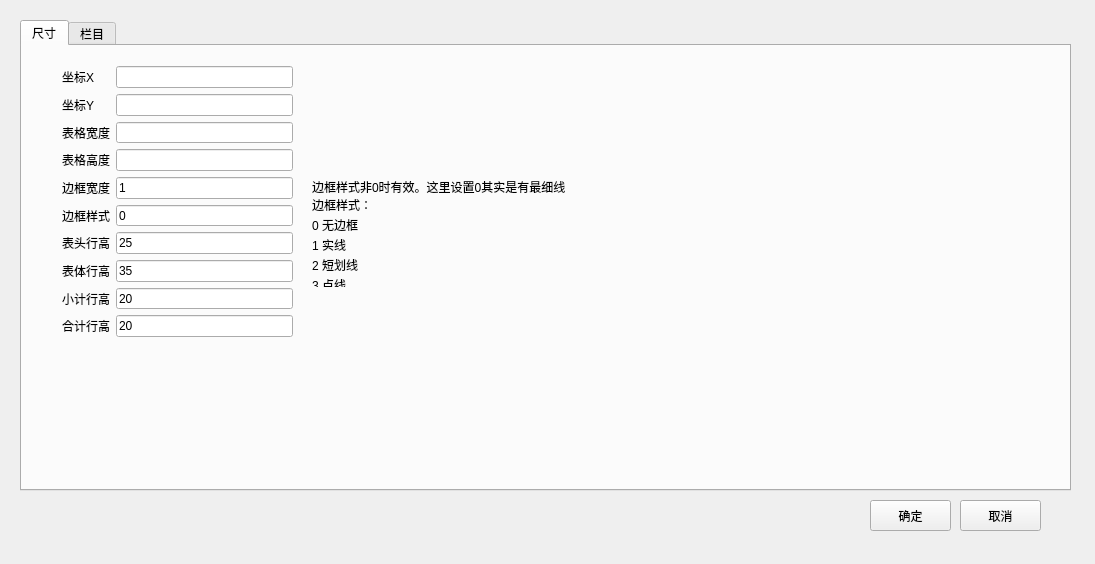
<?xml version="1.0" encoding="UTF-8"?>
<ui version="4.0">
 <class>Editor_Table</class>
 <widget class="QWidget" name="Editor_Table">
  <property name="geometry">
   <rect>
    <x>0</x>
    <y>0</y>
    <width>1095</width>
    <height>564</height>
   </rect>
  </property>
  <property name="windowTitle">
   <string>表格属性</string>
  </property>
  <widget class="QTabWidget" name="tabWidget">
   <property name="geometry">
    <rect>
     <x>20</x>
     <y>20</y>
     <width>1051</width>
     <height>471</height>
    </rect>
   </property>
   <property name="tabShape">
    <enum>QTabWidget::Rounded</enum>
   </property>
   <property name="currentIndex">
    <number>0</number>
   </property>
   <widget class="QWidget" name="tab">
    <attribute name="title">
     <string>尺寸</string>
    </attribute>
    <widget class="QWidget" name="layoutWidget">
     <property name="geometry">
      <rect>
       <x>40</x>
       <y>20</y>
       <width>231</width>
       <height>271</height>
      </rect>
     </property>
     <layout class="QFormLayout" name="formLayout">
      <item row="0" column="0">
       <widget class="QLabel" name="label_5">
        <property name="text">
         <string>坐标X</string>
        </property>
       </widget>
      </item>
      <item row="0" column="1">
       <widget class="QLineEdit" name="lineEdit_x">
        <property name="minimumSize">
         <size>
          <width>150</width>
          <height>0</height>
         </size>
        </property>
       </widget>
      </item>
      <item row="1" column="0">
       <widget class="QLabel" name="label_7">
        <property name="text">
         <string>坐标Y</string>
        </property>
       </widget>
      </item>
      <item row="1" column="1">
       <widget class="QLineEdit" name="lineEdit_y">
        <property name="minimumSize">
         <size>
          <width>150</width>
          <height>0</height>
         </size>
        </property>
       </widget>
      </item>
      <item row="2" column="0">
       <widget class="QLabel" name="label_9">
        <property name="text">
         <string>表格宽度</string>
        </property>
       </widget>
      </item>
      <item row="2" column="1">
       <widget class="QLineEdit" name="lineEdit_width">
        <property name="minimumSize">
         <size>
          <width>150</width>
          <height>0</height>
         </size>
        </property>
       </widget>
      </item>
      <item row="3" column="0">
       <widget class="QLabel" name="label_8">
        <property name="text">
         <string>表格高度</string>
        </property>
       </widget>
      </item>
      <item row="3" column="1">
       <widget class="QLineEdit" name="lineEdit_height">
        <property name="minimumSize">
         <size>
          <width>150</width>
          <height>0</height>
         </size>
        </property>
       </widget>
      </item>
      <item row="4" column="0">
       <widget class="QLabel" name="label_12">
        <property name="text">
         <string>边框宽度</string>
        </property>
       </widget>
      </item>
      <item row="4" column="1">
       <widget class="QLineEdit" name="lineEdit_borderWidth">
        <property name="minimumSize">
         <size>
          <width>150</width>
          <height>0</height>
         </size>
        </property>
        <property name="text">
         <string>1</string>
        </property>
       </widget>
      </item>
      <item row="5" column="0">
       <widget class="QLabel" name="label_13">
        <property name="text">
         <string>边框样式</string>
        </property>
       </widget>
      </item>
      <item row="5" column="1">
       <widget class="QLineEdit" name="lineEdit_borderPenStyle">
        <property name="minimumSize">
         <size>
          <width>150</width>
          <height>0</height>
         </size>
        </property>
        <property name="text">
         <string>0</string>
        </property>
       </widget>
      </item>
      <item row="6" column="0">
       <widget class="QLabel" name="label_15">
        <property name="text">
         <string>表头行高</string>
        </property>
       </widget>
      </item>
      <item row="6" column="1">
       <widget class="QLineEdit" name="lineEdit_Head_h">
        <property name="minimumSize">
         <size>
          <width>150</width>
          <height>0</height>
         </size>
        </property>
        <property name="text">
         <string>25</string>
        </property>
       </widget>
      </item>
      <item row="7" column="0">
       <widget class="QLabel" name="label_16">
        <property name="text">
         <string>表体行高</string>
        </property>
       </widget>
      </item>
      <item row="7" column="1">
       <widget class="QLineEdit" name="lineEdit_Body_h">
        <property name="minimumSize">
         <size>
          <width>150</width>
          <height>0</height>
         </size>
        </property>
        <property name="text">
         <string>35</string>
        </property>
       </widget>
      </item>
      <item row="8" column="0">
       <widget class="QLabel" name="label_17">
        <property name="text">
         <string>小计行高</string>
        </property>
       </widget>
      </item>
      <item row="8" column="1">
       <widget class="QLineEdit" name="lineEdit_Subtotal_h">
        <property name="minimumSize">
         <size>
          <width>150</width>
          <height>0</height>
         </size>
        </property>
        <property name="text">
         <string>20</string>
        </property>
       </widget>
      </item>
      <item row="9" column="0">
       <widget class="QLabel" name="label_18">
        <property name="text">
         <string>合计行高</string>
        </property>
       </widget>
      </item>
      <item row="9" column="1">
       <widget class="QLineEdit" name="lineEdit_Total_h">
        <property name="minimumSize">
         <size>
          <width>150</width>
          <height>0</height>
         </size>
        </property>
        <property name="text">
         <string>20</string>
        </property>
       </widget>
      </item>
     </layout>
    </widget>
    <widget class="QLabel" name="label_19">
     <property name="geometry">
      <rect>
       <x>290</x>
       <y>130</y>
       <width>261</width>
       <height>21</height>
      </rect>
     </property>
     <property name="text">
      <string>边框样式非0时有效。这里设置0其实是有最细线</string>
     </property>
    </widget>
    <widget class="QLabel" name="label_20">
     <property name="geometry">
      <rect>
       <x>290</x>
       <y>150</y>
       <width>91</width>
       <height>91</height>
      </rect>
     </property>
     <property name="text">
      <string>&lt;!DOCTYPE HTML PUBLIC &quot;-//W3C//DTD HTML 4.0//EN&quot; &quot;http://www.w3.org/TR/REC-html40/strict.dtd&quot;&gt;
&lt;html&gt;&lt;head&gt;&lt;meta name=&quot;qrichtext&quot; content=&quot;1&quot; /&gt;&lt;style type=&quot;text/css&quot;&gt;
p, li { white-space: pre-wrap; }
&lt;/style&gt;&lt;/head&gt;&lt;body style=&quot; font-family:'SimSun'; font-size:9pt; font-weight:400; font-style:normal;&quot;&gt;
&lt;p style=&quot; margin-top:2px; margin-bottom:2px; margin-left:0px; margin-right:0px; -qt-block-indent:0; text-indent:0px;&quot;&gt;边框样式：&lt;/p&gt;
&lt;p style=&quot; margin-top:2px; margin-bottom:2px; margin-left:0px; margin-right:0px; -qt-block-indent:0; text-indent:0px;&quot;&gt;0 无边框&lt;/p&gt;
&lt;p style=&quot; margin-top:2px; margin-bottom:2px; margin-left:0px; margin-right:0px; -qt-block-indent:0; text-indent:0px;&quot;&gt;1 实线&lt;/p&gt;
&lt;p style=&quot; margin-top:2px; margin-bottom:2px; margin-left:0px; margin-right:0px; -qt-block-indent:0; text-indent:0px;&quot;&gt;2 短划线&lt;/p&gt;
&lt;p style=&quot; margin-top:2px; margin-bottom:2px; margin-left:0px; margin-right:0px; -qt-block-indent:0; text-indent:0px;&quot;&gt;3 点线&lt;/p&gt;&lt;/body&gt;&lt;/html&gt;</string>
     </property>
    </widget>
   </widget>
   <widget class="QWidget" name="tab_2">
    <attribute name="title">
     <string>栏目</string>
    </attribute>
    <widget class="QTableWidget" name="tableWidgetColumn">
     <property name="geometry">
      <rect>
       <x>20</x>
       <y>50</y>
       <width>1001</width>
       <height>381</height>
      </rect>
     </property>
     <property name="selectionMode">
      <enum>QAbstractItemView::SingleSelection</enum>
     </property>
     <attribute name="verticalHeaderVisible">
      <bool>false</bool>
     </attribute>
    </widget>
    <widget class="QPushButton" name="btn_addRow">
     <property name="geometry">
      <rect>
       <x>20</x>
       <y>10</y>
       <width>71</width>
       <height>31</height>
      </rect>
     </property>
     <property name="text">
      <string>增行</string>
     </property>
    </widget>
    <widget class="QPushButton" name="btn_removeRow">
     <property name="geometry">
      <rect>
       <x>100</x>
       <y>10</y>
       <width>71</width>
       <height>31</height>
      </rect>
     </property>
     <property name="text">
      <string>删行</string>
     </property>
    </widget>
   </widget>
  </widget>
  <widget class="QPushButton" name="btn_ok">
   <property name="geometry">
    <rect>
     <x>870</x>
     <y>500</y>
     <width>81</width>
     <height>31</height>
    </rect>
   </property>
   <property name="text">
    <string>确定</string>
   </property>
  </widget>
  <widget class="QPushButton" name="btn_cancel">
   <property name="geometry">
    <rect>
     <x>960</x>
     <y>500</y>
     <width>81</width>
     <height>31</height>
    </rect>
   </property>
   <property name="text">
    <string>取消</string>
   </property>
  </widget>
 </widget>
 <resources/>
 <connections/>
</ui>
